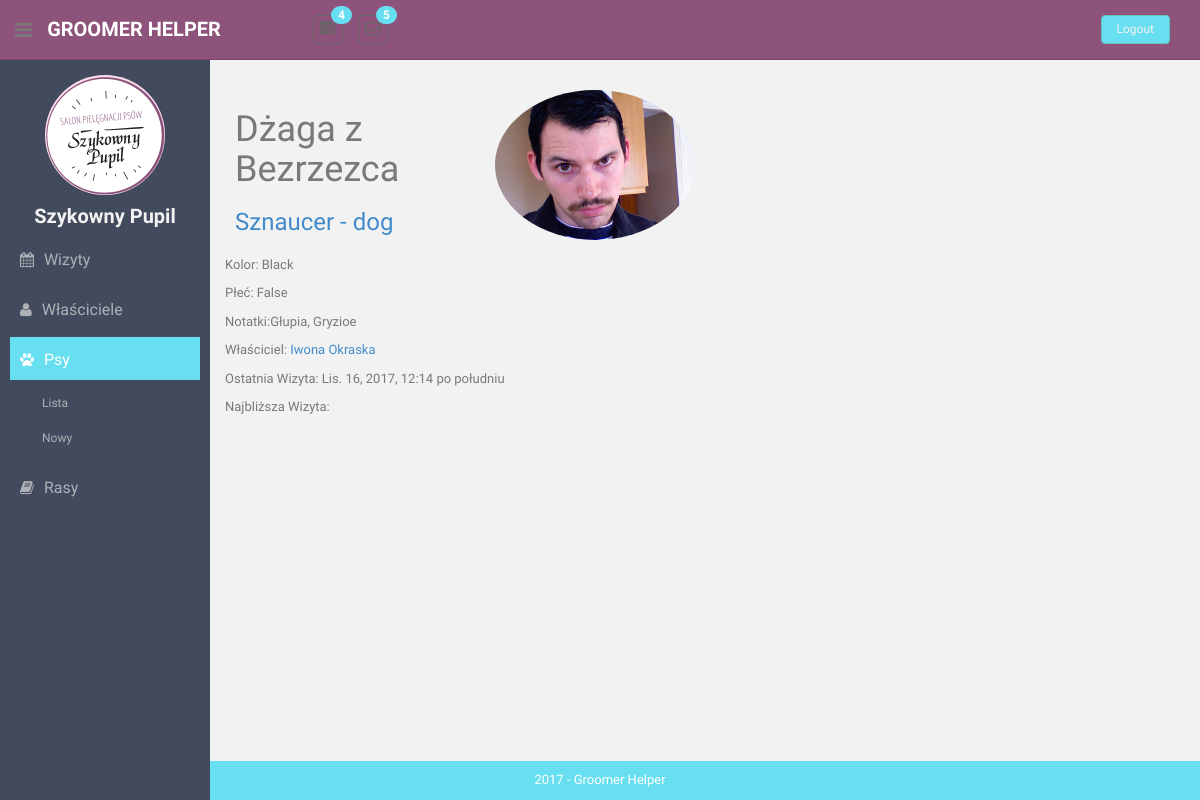
/animals/1/, run on an earlier commit of the app's database.
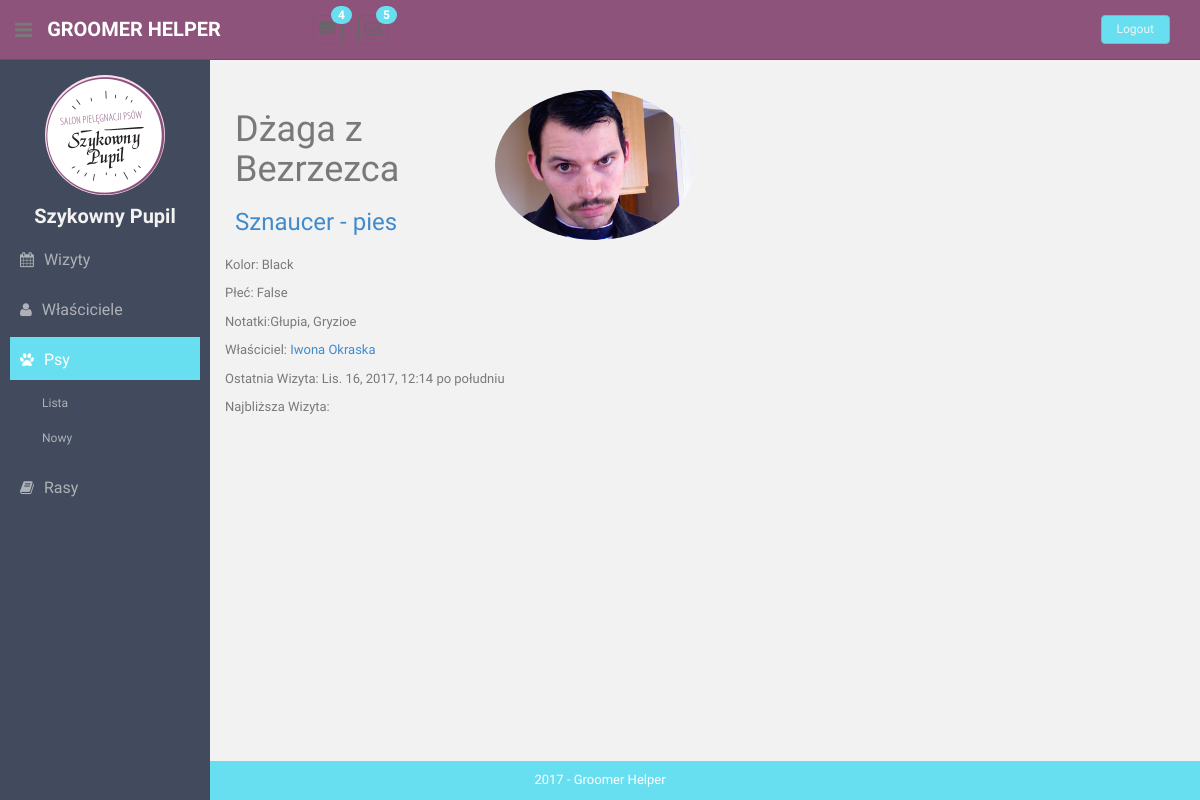
And on a later commit of the database.
### animals/models.py (models this page shows, shortened)
class Animal(models.Model):
    GENDER_CHOICES = [
        (True, 'Male'),
        (False, 'Female'),
    ]
    name = models.TextField(max_length=100, blank=True, null=True)
    gender = models.BooleanField(choices=GENDER_CHOICES)
    breed = models.ForeignKey(Breed, on_delete=models.CASCADE)
    color = models.TextField(max_length=100, blank=True, null=True)
    photo = models.ImageField(upload_to='animal-avatars/', default='animal-avatars/None/no-img.png')
    notes = models.TextField(max_length=200, blank=True, null=True)
    owner = models.ForeignKey(
        Owner,
        on_delete=models.CASCADE,
    )
    def get_last_visit(self):
        return self.visit_set.filter(start__lt=datetime.now()).latest('start').start
    def get_next_visit(self):
        return self.visit_set.filter(start__gt=datetime.now()).earliest('start').start

### breeds/models.py (models this page shows)
class Breed(models.Model):
    SIZE_CHOICES = [
        ('miniature', 'Miniature'),
        ('medium', 'Medium'),
        ('large', 'Large'),
        ('giant', 'Giant'),
    ]
    name = models.TextField(max_length=100, blank=False, null=False, unique=True)
    species = models.TextField(max_length=50, blank=False, default='dog')
    size = models.TextField(max_length=20, blank=True, choices=SIZE_CHOICES)
    grooming_notes = models.TextField(max_length=50, blank=True, null=False)
    hair_type = models.TextField(max_length=50, blank=True, null=False)
    weight = models.IntegerField(default=20, blank=False, null=False)
    photo = models.ImageField(null=True)
    def __str__(self):
        return "".join([self.name, " - ", self.species])

### owners/models.py (models this page shows)
class Owner(models.Model):
    full_name = models.TextField(max_length=100, blank=True, null=True)
    phone_number = models.TextField(max_length=20, blank=False, null=False)
    email = models.EmailField(max_length=100, blank=True, null=True)
    location = models.TextField(max_length=200, blank=True, null=True)
    recommended_by = models.ForeignKey('Owner', null=True, on_delete=models.CASCADE)
    def __str__(self):
        return "".join(self.full_name)

### visits/models.py (models this page shows)
class Visit(models.Model):
    start = models.DateTimeField(null=False)
    stop = models.DateTimeField(null=False)
    animal = models.ForeignKey(Animal, on_delete=models.CASCADE, )
    service = models.TextField(max_length=100, blank=False, null=False, unique=True)
    happened = models.BooleanField(null=False, default=False)
    money_taken = models.PositiveIntegerField(null=True)
    notes = models.TextField(max_length=100, blank=True, null=False)
    def __str__(self):
        return "".join([self.animal.name, " o ", str(self.start.hour)])
    __str__.short_description = "Opis"

### animals/views.py (the view)
# urls.py: path('<int:pk>/', views.AnimalDetailsView.as_view(), name='animal-details'),
class AnimalDetailsView(DetailView):
    template_name = "animals/details.html"
    model = Animal
    def get_context_data(self, **kwargs):
        context = super().get_context_data(**kwargs)
        context['animals'] = Animal.objects.all()
        return context

### templatetags/templatetags/my_templatetags.py (called while the page is built)
@register.simple_tag(takes_context=True)
def active(context, pattern_or_urlname):
    try:
        pattern = '^' + reverse(pattern_or_urlname)
    except NoReverseMatch:
        pattern = pattern_or_urlname
    path = context['request'].path
    if re.search(pattern, path):
        return 'active'
    return ''

### templates/animals/details.html
{% extends 'details.html' %}
{% load static %}
{% block profile-header%}
    {% if animal.photo %}
    <img src="{{ animal.photo.url }}" class="img-circle" style="float: right; height:150px;" alt="profile-photo">
    {% else %}
    <img src="{% static 'img/dog.png' %}" class="img-circle" style="float: right; height:150px;" alt="profile-photo">
    {% endif %}
    <h1>{{ animal.name }}</h1>
    <h3><a href="{% url 'breed-details' animal.breed.id %}">{{ animal.breed }}</a></h3>
{% endblock %}
{% block details %}
    <p><span>Kolor:</span> {{ animal.color }}</p>
    <p><span>Płeć:</span> {{ animal.gender }}</p>
    <p><span>Notatki:</span>{{ animal.notes }}</p>
    <p><span>Właściciel:</span>
        <a href="{% url 'owner-details' animal.owner.id %}">{{ animal.owner }}</a>
    </p>
    <p>
        Ostatnia Wizyta:  {{ animal.get_last_visit }}</p>
    <p>Najbliższa Wizyta: {{ animal.get_next_visit  }}</p>
{% endblock %}

What changed in the data, as far as the page shows it:
changed through a linked row, Animal "Dżaga z Bezrzezca": breed "Sznaucer - dog" → "Sznaucer - pies"
